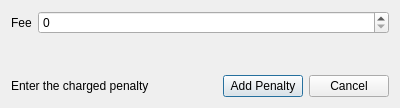
<?xml version="1.0" encoding="UTF-8"?>
<ui version="4.0">
 <class>AddPenaltyDialog</class>
 <widget class="QDialog" name="AddPenaltyDialog">
  <property name="geometry">
   <rect>
    <x>0</x>
    <y>0</y>
    <width>400</width>
    <height>108</height>
   </rect>
  </property>
  <property name="windowTitle">
   <string>Dialog</string>
  </property>
  <layout class="QVBoxLayout" name="verticalLayout">
   <item>
    <layout class="QHBoxLayout" name="horizontalLayout">
     <item>
      <widget class="QLabel" name="fee_label">
       <property name="sizePolicy">
        <sizepolicy hsizetype="Maximum" vsizetype="Preferred">
         <horstretch>0</horstretch>
         <verstretch>0</verstretch>
        </sizepolicy>
       </property>
       <property name="text">
        <string>Fee</string>
       </property>
      </widget>
     </item>
     <item>
      <widget class="QSpinBox" name="fee_spin_box"/>
     </item>
    </layout>
   </item>
   <item>
    <spacer name="verticalSpacer">
     <property name="orientation">
      <enum>Qt::Vertical</enum>
     </property>
     <property name="sizeHint" stdset="0">
      <size>
       <width>20</width>
       <height>212</height>
      </size>
     </property>
    </spacer>
   </item>
   <item>
    <layout class="QHBoxLayout" name="horizontalLayout_2">
     <item>
      <widget class="QLabel" name="msg_label">
       <property name="text">
        <string>Enter the charged penalty</string>
       </property>
      </widget>
     </item>
     <item>
      <spacer name="horizontalSpacer">
       <property name="orientation">
        <enum>Qt::Horizontal</enum>
       </property>
       <property name="sizeHint" stdset="0">
        <size>
         <width>40</width>
         <height>20</height>
        </size>
       </property>
      </spacer>
     </item>
     <item>
      <widget class="QPushButton" name="add_button">
       <property name="text">
        <string>Add Penalty</string>
       </property>
      </widget>
     </item>
     <item>
      <widget class="QPushButton" name="cancel_button">
       <property name="text">
        <string>Cancel</string>
       </property>
      </widget>
     </item>
    </layout>
   </item>
  </layout>
 </widget>
 <resources/>
 <connections/>
</ui>
